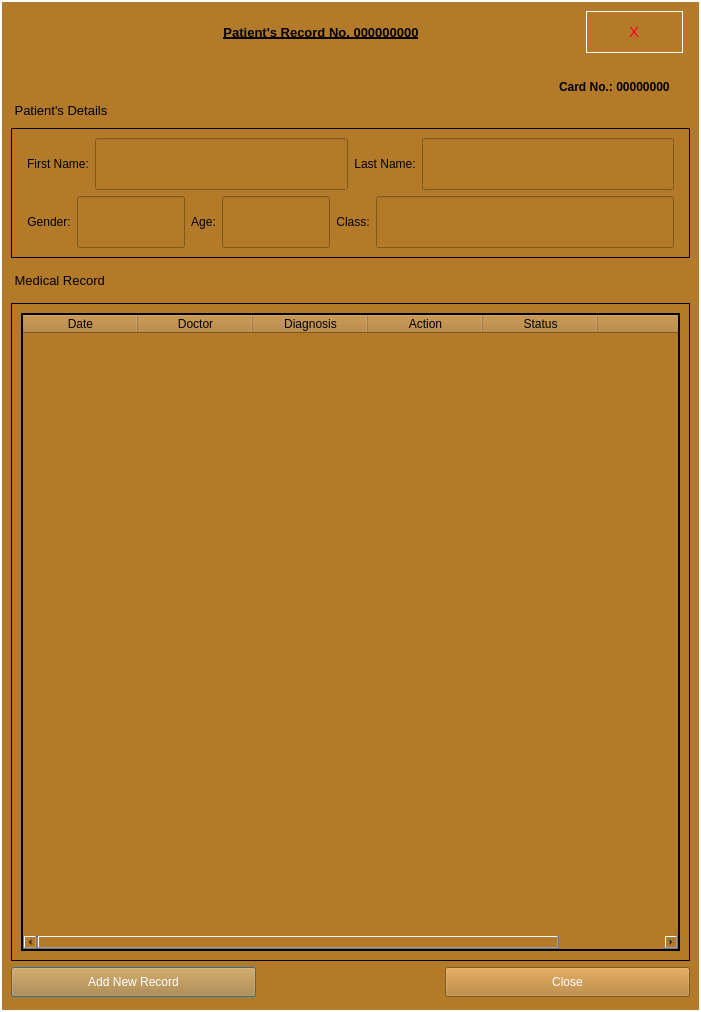
<?xml version="1.0" encoding="UTF-8"?>
<ui version="4.0">
 <class>Record</class>
 <widget class="QDialog" name="Record">
  <property name="geometry">
   <rect>
    <x>0</x>
    <y>0</y>
    <width>701</width>
    <height>1012</height>
   </rect>
  </property>
  <property name="windowTitle">
   <string>Patient's Record</string>
  </property>
  <layout class="QGridLayout" name="gridLayout">
   <property name="leftMargin">
    <number>0</number>
   </property>
   <property name="topMargin">
    <number>0</number>
   </property>
   <property name="rightMargin">
    <number>0</number>
   </property>
   <property name="bottomMargin">
    <number>0</number>
   </property>
   <item row="0" column="0">
    <widget class="QFrame" name="frame">
     <property name="sizePolicy">
      <sizepolicy hsizetype="Preferred" vsizetype="Preferred">
       <horstretch>0</horstretch>
       <verstretch>0</verstretch>
      </sizepolicy>
     </property>
     <property name="maximumSize">
      <size>
       <width>16777215</width>
       <height>16777215</height>
      </size>
     </property>
     <property name="mouseTracking">
      <bool>true</bool>
     </property>
     <property name="tabletTracking">
      <bool>true</bool>
     </property>
     <property name="focusPolicy">
      <enum>Qt::StrongFocus</enum>
     </property>
     <property name="autoFillBackground">
      <bool>false</bool>
     </property>
     <property name="styleSheet">
      <string notr="true">background-color: rgb(179, 122, 42);
border-color: rgb(4, 4, 4);
color: rgb(255, 255, 255);</string>
     </property>
     <property name="frameShape">
      <enum>QFrame::Box</enum>
     </property>
     <property name="frameShadow">
      <enum>QFrame::Plain</enum>
     </property>
     <property name="lineWidth">
      <number>2</number>
     </property>
     <layout class="QGridLayout" name="gridLayout_3">
      <property name="bottomMargin">
       <number>13</number>
      </property>
      <item row="4" column="0" colspan="5">
       <widget class="QFrame" name="frame_3">
        <property name="sizePolicy">
         <sizepolicy hsizetype="Preferred" vsizetype="Expanding">
          <horstretch>0</horstretch>
          <verstretch>0</verstretch>
         </sizepolicy>
        </property>
        <property name="maximumSize">
         <size>
          <width>16777215</width>
          <height>130</height>
         </size>
        </property>
        <property name="autoFillBackground">
         <bool>false</bool>
        </property>
        <property name="styleSheet">
         <string notr="true">border-color: rgb(2, 2, 2);
color: rgb(2, 2, 2);</string>
        </property>
        <property name="frameShape">
         <enum>QFrame::Panel</enum>
        </property>
        <property name="frameShadow">
         <enum>QFrame::Plain</enum>
        </property>
        <property name="lineWidth">
         <number>1</number>
        </property>
        <layout class="QVBoxLayout" name="verticalLayout">
         <item>
          <layout class="QHBoxLayout" name="horizontalLayout_8">
           <property name="leftMargin">
            <number>6</number>
           </property>
           <property name="rightMargin">
            <number>6</number>
           </property>
           <item>
            <widget class="QLabel" name="label_8">
             <property name="text">
              <string>First Name:</string>
             </property>
             <property name="alignment">
              <set>Qt::AlignCenter</set>
             </property>
             <property name="wordWrap">
              <bool>true</bool>
             </property>
             <property name="margin">
              <number>6</number>
             </property>
            </widget>
           </item>
           <item>
            <widget class="QLineEdit" name="fname">
             <property name="sizePolicy">
              <sizepolicy hsizetype="Expanding" vsizetype="Preferred">
               <horstretch>0</horstretch>
               <verstretch>2</verstretch>
              </sizepolicy>
             </property>
             <property name="autoFillBackground">
              <bool>false</bool>
             </property>
             <property name="styleSheet">
              <string notr="true">color: rgb(4, 4, 4);
border-color: rgb(6, 6, 6);</string>
             </property>
             <property name="readOnly">
              <bool>true</bool>
             </property>
            </widget>
           </item>
           <item>
            <widget class="QLabel" name="label_9">
             <property name="text">
              <string>Last Name:</string>
             </property>
             <property name="alignment">
              <set>Qt::AlignCenter</set>
             </property>
             <property name="wordWrap">
              <bool>true</bool>
             </property>
             <property name="margin">
              <number>6</number>
             </property>
            </widget>
           </item>
           <item>
            <widget class="QLineEdit" name="lname">
             <property name="sizePolicy">
              <sizepolicy hsizetype="Expanding" vsizetype="Preferred">
               <horstretch>0</horstretch>
               <verstretch>2</verstretch>
              </sizepolicy>
             </property>
             <property name="autoFillBackground">
              <bool>false</bool>
             </property>
             <property name="styleSheet">
              <string notr="true">color: rgb(4, 4, 4);
border-color: rgb(6, 6, 6);</string>
             </property>
             <property name="readOnly">
              <bool>true</bool>
             </property>
            </widget>
           </item>
          </layout>
         </item>
         <item>
          <layout class="QHBoxLayout" name="horizontalLayout_7">
           <property name="leftMargin">
            <number>6</number>
           </property>
           <property name="rightMargin">
            <number>6</number>
           </property>
           <item>
            <widget class="QLabel" name="label_5">
             <property name="text">
              <string>Gender:</string>
             </property>
             <property name="alignment">
              <set>Qt::AlignCenter</set>
             </property>
             <property name="wordWrap">
              <bool>true</bool>
             </property>
             <property name="margin">
              <number>6</number>
             </property>
             <property name="indent">
              <number>2</number>
             </property>
             <property name="openExternalLinks">
              <bool>false</bool>
             </property>
            </widget>
           </item>
           <item>
            <widget class="QLineEdit" name="gender">
             <property name="sizePolicy">
              <sizepolicy hsizetype="Preferred" vsizetype="Preferred">
               <horstretch>0</horstretch>
               <verstretch>2</verstretch>
              </sizepolicy>
             </property>
             <property name="autoFillBackground">
              <bool>false</bool>
             </property>
             <property name="styleSheet">
              <string notr="true">color: rgb(4, 4, 4);
border-color: rgb(6, 6, 6);</string>
             </property>
             <property name="readOnly">
              <bool>true</bool>
             </property>
            </widget>
           </item>
           <item>
            <widget class="QLabel" name="label_6">
             <property name="text">
              <string>Age:</string>
             </property>
             <property name="alignment">
              <set>Qt::AlignCenter</set>
             </property>
             <property name="wordWrap">
              <bool>true</bool>
             </property>
             <property name="margin">
              <number>6</number>
             </property>
            </widget>
           </item>
           <item>
            <widget class="QLineEdit" name="age">
             <property name="sizePolicy">
              <sizepolicy hsizetype="Preferred" vsizetype="Preferred">
               <horstretch>0</horstretch>
               <verstretch>0</verstretch>
              </sizepolicy>
             </property>
             <property name="autoFillBackground">
              <bool>false</bool>
             </property>
             <property name="styleSheet">
              <string notr="true">color: rgb(4, 4, 4);
border-color: rgb(6, 6, 6);</string>
             </property>
             <property name="readOnly">
              <bool>true</bool>
             </property>
            </widget>
           </item>
           <item>
            <widget class="QLabel" name="label_7">
             <property name="text">
              <string>Class:</string>
             </property>
             <property name="alignment">
              <set>Qt::AlignCenter</set>
             </property>
             <property name="wordWrap">
              <bool>true</bool>
             </property>
             <property name="margin">
              <number>6</number>
             </property>
            </widget>
           </item>
           <item>
            <widget class="QLineEdit" name="class_2">
             <property name="sizePolicy">
              <sizepolicy hsizetype="Expanding" vsizetype="Preferred">
               <horstretch>0</horstretch>
               <verstretch>2</verstretch>
              </sizepolicy>
             </property>
             <property name="autoFillBackground">
              <bool>false</bool>
             </property>
             <property name="styleSheet">
              <string notr="true">color: rgb(4, 4, 4);
border-color: rgb(6, 6, 6);</string>
             </property>
             <property name="dragEnabled">
              <bool>true</bool>
             </property>
             <property name="readOnly">
              <bool>true</bool>
             </property>
            </widget>
           </item>
          </layout>
         </item>
        </layout>
       </widget>
      </item>
      <item row="3" column="3">
       <spacer name="verticalSpacer_2">
        <property name="orientation">
         <enum>Qt::Vertical</enum>
        </property>
        <property name="sizeType">
         <enum>QSizePolicy::Fixed</enum>
        </property>
        <property name="sizeHint" stdset="0">
         <size>
          <width>20</width>
          <height>22</height>
         </size>
        </property>
       </spacer>
      </item>
      <item row="1" column="0" rowspan="2">
       <spacer name="verticalSpacer_3">
        <property name="orientation">
         <enum>Qt::Vertical</enum>
        </property>
        <property name="sizeHint" stdset="0">
         <size>
          <width>20</width>
          <height>35</height>
         </size>
        </property>
       </spacer>
      </item>
      <item row="0" column="0" colspan="5">
       <layout class="QHBoxLayout" name="horizontalLayout_2">
        <property name="leftMargin">
         <number>6</number>
        </property>
        <property name="rightMargin">
         <number>6</number>
        </property>
        <item>
         <widget class="QLabel" name="logo">
          <property name="maximumSize">
           <size>
            <width>39</width>
            <height>39</height>
           </size>
          </property>
          <property name="text">
           <string/>
          </property>
          <property name="pixmap">
           <pixmap>_ui/Sefa logo2.png</pixmap>
          </property>
          <property name="scaledContents">
           <bool>true</bool>
          </property>
         </widget>
        </item>
        <item>
         <spacer name="horizontalSpacer_2">
          <property name="orientation">
           <enum>Qt::Horizontal</enum>
          </property>
          <property name="sizeType">
           <enum>QSizePolicy::Fixed</enum>
          </property>
          <property name="sizeHint" stdset="0">
           <size>
            <width>140</width>
            <height>20</height>
           </size>
          </property>
         </spacer>
        </item>
        <item>
         <widget class="QLabel" name="label">
          <property name="sizePolicy">
           <sizepolicy hsizetype="Preferred" vsizetype="Preferred">
            <horstretch>0</horstretch>
            <verstretch>0</verstretch>
           </sizepolicy>
          </property>
          <property name="minimumSize">
           <size>
            <width>0</width>
            <height>30</height>
           </size>
          </property>
          <property name="font">
           <font>
            <family>MS Shell Dlg 2</family>
            <pointsize>10</pointsize>
            <weight>75</weight>
            <bold>true</bold>
            <underline>true</underline>
           </font>
          </property>
          <property name="styleSheet">
           <string notr="true">color: rgb(0, 0, 0);</string>
          </property>
          <property name="text">
           <string>Patient's Record No. 000000000</string>
          </property>
          <property name="alignment">
           <set>Qt::AlignCenter</set>
          </property>
         </widget>
        </item>
        <item>
         <layout class="QHBoxLayout" name="horizontalLayout_6">
          <property name="rightMargin">
           <number>1</number>
          </property>
          <item>
           <spacer name="horizontalSpacer">
            <property name="orientation">
             <enum>Qt::Horizontal</enum>
            </property>
            <property name="sizeType">
             <enum>QSizePolicy::Fixed</enum>
            </property>
            <property name="sizeHint" stdset="0">
             <size>
              <width>140</width>
              <height>20</height>
             </size>
            </property>
           </spacer>
          </item>
          <item>
           <widget class="QFrame" name="frame_4">
            <property name="frameShape">
             <enum>QFrame::Box</enum>
            </property>
            <property name="frameShadow">
             <enum>QFrame::Plain</enum>
            </property>
            <layout class="QGridLayout" name="gridLayout_5">
             <property name="leftMargin">
              <number>0</number>
             </property>
             <property name="topMargin">
              <number>0</number>
             </property>
             <property name="rightMargin">
              <number>0</number>
             </property>
             <property name="bottomMargin">
              <number>0</number>
             </property>
             <item row="0" column="0">
              <widget class="QPushButton" name="exitBtn">
               <property name="sizePolicy">
                <sizepolicy hsizetype="Fixed" vsizetype="Preferred">
                 <horstretch>0</horstretch>
                 <verstretch>0</verstretch>
                </sizepolicy>
               </property>
               <property name="minimumSize">
                <size>
                 <width>0</width>
                 <height>40</height>
                </size>
               </property>
               <property name="maximumSize">
                <size>
                 <width>16777215</width>
                 <height>16777215</height>
                </size>
               </property>
               <property name="font">
                <font>
                 <pointsize>11</pointsize>
                </font>
               </property>
               <property name="cursor">
                <cursorShape>PointingHandCursor</cursorShape>
               </property>
               <property name="mouseTracking">
                <bool>true</bool>
               </property>
               <property name="tabletTracking">
                <bool>true</bool>
               </property>
               <property name="layoutDirection">
                <enum>Qt::LeftToRight</enum>
               </property>
               <property name="autoFillBackground">
                <bool>false</bool>
               </property>
               <property name="styleSheet">
                <string notr="true">color: rgb(255, 0, 34);
border-color: rgb(255, 0, 0);
alternate-background-color: rgb(255, 67, 34);
background-color: rgb(170,170,170);
selection-background-color: rgb(255, 0, 0);
selection-background-color: rgb(190, 13, 0);</string>
               </property>
               <property name="text">
                <string>X</string>
               </property>
               <property name="autoDefault">
                <bool>false</bool>
               </property>
               <property name="flat">
                <bool>true</bool>
               </property>
              </widget>
             </item>
            </layout>
           </widget>
          </item>
         </layout>
        </item>
       </layout>
      </item>
      <item row="2" column="4">
       <widget class="QLabel" name="cardNum">
        <property name="maximumSize">
         <size>
          <width>200</width>
          <height>100</height>
         </size>
        </property>
        <property name="font">
         <font>
          <family>MS UI Gothic</family>
          <pointsize>9</pointsize>
          <weight>75</weight>
          <bold>true</bold>
         </font>
        </property>
        <property name="autoFillBackground">
         <bool>false</bool>
        </property>
        <property name="styleSheet">
         <string notr="true">color: rgb(0, 0, 0);</string>
        </property>
        <property name="text">
         <string>Card No.: 00000000</string>
        </property>
       </widget>
      </item>
      <item row="1" column="4">
       <spacer name="verticalSpacer">
        <property name="orientation">
         <enum>Qt::Vertical</enum>
        </property>
        <property name="sizeType">
         <enum>QSizePolicy::Fixed</enum>
        </property>
        <property name="sizeHint" stdset="0">
         <size>
          <width>20</width>
          <height>8</height>
         </size>
        </property>
       </spacer>
      </item>
      <item row="5" column="0">
       <widget class="QLabel" name="label_3">
        <property name="font">
         <font>
          <family>MS Shell Dlg 2</family>
          <pointsize>10</pointsize>
          <weight>50</weight>
          <bold>false</bold>
         </font>
        </property>
        <property name="autoFillBackground">
         <bool>false</bool>
        </property>
        <property name="styleSheet">
         <string notr="true">color: rgb(0, 0, 0);</string>
        </property>
        <property name="text">
         <string> Medical Record</string>
        </property>
       </widget>
      </item>
      <item row="3" column="0">
       <widget class="QLabel" name="label_4">
        <property name="sizePolicy">
         <sizepolicy hsizetype="Minimum" vsizetype="Maximum">
          <horstretch>0</horstretch>
          <verstretch>0</verstretch>
         </sizepolicy>
        </property>
        <property name="font">
         <font>
          <family>MS Shell Dlg 2</family>
          <pointsize>10</pointsize>
          <weight>50</weight>
          <bold>false</bold>
         </font>
        </property>
        <property name="autoFillBackground">
         <bool>false</bool>
        </property>
        <property name="styleSheet">
         <string notr="true">color: rgb(0, 0, 0);</string>
        </property>
        <property name="text">
         <string> Patient's Details</string>
        </property>
       </widget>
      </item>
      <item row="6" column="0" colspan="5">
       <widget class="QFrame" name="frame_2">
        <property name="sizePolicy">
         <sizepolicy hsizetype="Preferred" vsizetype="Expanding">
          <horstretch>0</horstretch>
          <verstretch>0</verstretch>
         </sizepolicy>
        </property>
        <property name="autoFillBackground">
         <bool>false</bool>
        </property>
        <property name="styleSheet">
         <string notr="true">border-color: rgb(2, 2, 2);
color: rgb(2, 2, 2);</string>
        </property>
        <property name="frameShape">
         <enum>QFrame::Panel</enum>
        </property>
        <property name="frameShadow">
         <enum>QFrame::Plain</enum>
        </property>
        <property name="lineWidth">
         <number>1</number>
        </property>
        <layout class="QGridLayout" name="gridLayout_2">
         <item row="0" column="0" colspan="2">
          <widget class="QTableWidget" name="table">
           <property name="sizePolicy">
            <sizepolicy hsizetype="Preferred" vsizetype="Preferred">
             <horstretch>0</horstretch>
             <verstretch>0</verstretch>
            </sizepolicy>
           </property>
           <property name="mouseTracking">
            <bool>true</bool>
           </property>
           <property name="tabletTracking">
            <bool>true</bool>
           </property>
           <property name="autoFillBackground">
            <bool>true</bool>
           </property>
           <property name="frameShape">
            <enum>QFrame::Box</enum>
           </property>
           <property name="frameShadow">
            <enum>QFrame::Plain</enum>
           </property>
           <property name="lineWidth">
            <number>2</number>
           </property>
           <property name="midLineWidth">
            <number>1</number>
           </property>
           <property name="autoScrollMargin">
            <number>10</number>
           </property>
           <property name="editTriggers">
            <set>QAbstractItemView::NoEditTriggers</set>
           </property>
           <property name="alternatingRowColors">
            <bool>true</bool>
           </property>
           <property name="selectionMode">
            <enum>QAbstractItemView::SingleSelection</enum>
           </property>
           <property name="selectionBehavior">
            <enum>QAbstractItemView::SelectRows</enum>
           </property>
           <property name="textElideMode">
            <enum>Qt::ElideMiddle</enum>
           </property>
           <property name="horizontalScrollMode">
            <enum>QAbstractItemView::ScrollPerItem</enum>
           </property>
           <property name="wordWrap">
            <bool>true</bool>
           </property>
           <property name="cornerButtonEnabled">
            <bool>true</bool>
           </property>
           <property name="rowCount">
            <number>0</number>
           </property>
           <property name="columnCount">
            <number>6</number>
           </property>
           <attribute name="horizontalHeaderVisible">
            <bool>true</bool>
           </attribute>
           <attribute name="horizontalHeaderCascadingSectionResizes">
            <bool>true</bool>
           </attribute>
           <attribute name="horizontalHeaderMinimumSectionSize">
            <number>47</number>
           </attribute>
           <attribute name="horizontalHeaderDefaultSectionSize">
            <number>115</number>
           </attribute>
           <attribute name="horizontalHeaderShowSortIndicator" stdset="0">
            <bool>true</bool>
           </attribute>
           <attribute name="horizontalHeaderStretchLastSection">
            <bool>true</bool>
           </attribute>
           <attribute name="verticalHeaderVisible">
            <bool>true</bool>
           </attribute>
           <attribute name="verticalHeaderCascadingSectionResizes">
            <bool>true</bool>
           </attribute>
           <attribute name="verticalHeaderMinimumSectionSize">
            <number>20</number>
           </attribute>
           <attribute name="verticalHeaderDefaultSectionSize">
            <number>40</number>
           </attribute>
           <attribute name="verticalHeaderShowSortIndicator" stdset="0">
            <bool>true</bool>
           </attribute>
           <attribute name="verticalHeaderStretchLastSection">
            <bool>false</bool>
           </attribute>
           <column>
            <property name="text">
             <string>Date</string>
            </property>
           </column>
           <column>
            <property name="text">
             <string>Doctor</string>
            </property>
           </column>
           <column>
            <property name="text">
             <string>Diagnosis</string>
            </property>
           </column>
           <column>
            <property name="text">
             <string>Action</string>
            </property>
           </column>
           <column>
            <property name="text">
             <string>Status</string>
            </property>
           </column>
           <column>
            <property name="text">
             <string/>
            </property>
           </column>
          </widget>
         </item>
        </layout>
       </widget>
      </item>
      <item row="5" column="2">
       <spacer name="verticalSpacer_5">
        <property name="orientation">
         <enum>Qt::Vertical</enum>
        </property>
        <property name="sizeType">
         <enum>QSizePolicy::Fixed</enum>
        </property>
        <property name="sizeHint" stdset="0">
         <size>
          <width>20</width>
          <height>33</height>
         </size>
        </property>
       </spacer>
      </item>
      <item row="7" column="0" colspan="5">
       <layout class="QHBoxLayout" name="horizontalLayout_3">
        <item>
         <widget class="QPushButton" name="addNewBtn">
          <property name="sizePolicy">
           <sizepolicy hsizetype="Expanding" vsizetype="Preferred">
            <horstretch>0</horstretch>
            <verstretch>0</verstretch>
           </sizepolicy>
          </property>
          <property name="minimumSize">
           <size>
            <width>0</width>
            <height>30</height>
           </size>
          </property>
          <property name="text">
           <string>Add New Record</string>
          </property>
         </widget>
        </item>
        <item>
         <spacer name="horizontalSpacer_3">
          <property name="orientation">
           <enum>Qt::Horizontal</enum>
          </property>
          <property name="sizeType">
           <enum>QSizePolicy::Fixed</enum>
          </property>
          <property name="sizeHint" stdset="0">
           <size>
            <width>183</width>
            <height>20</height>
           </size>
          </property>
         </spacer>
        </item>
        <item>
         <widget class="QPushButton" name="closeBtn">
          <property name="sizePolicy">
           <sizepolicy hsizetype="Expanding" vsizetype="Preferred">
            <horstretch>0</horstretch>
            <verstretch>0</verstretch>
           </sizepolicy>
          </property>
          <property name="minimumSize">
           <size>
            <width>0</width>
            <height>30</height>
           </size>
          </property>
          <property name="mouseTracking">
           <bool>true</bool>
          </property>
          <property name="tabletTracking">
           <bool>true</bool>
          </property>
          <property name="text">
           <string>Close</string>
          </property>
         </widget>
        </item>
       </layout>
      </item>
     </layout>
    </widget>
   </item>
  </layout>
 </widget>
 <resources/>
 <connections/>
</ui>
